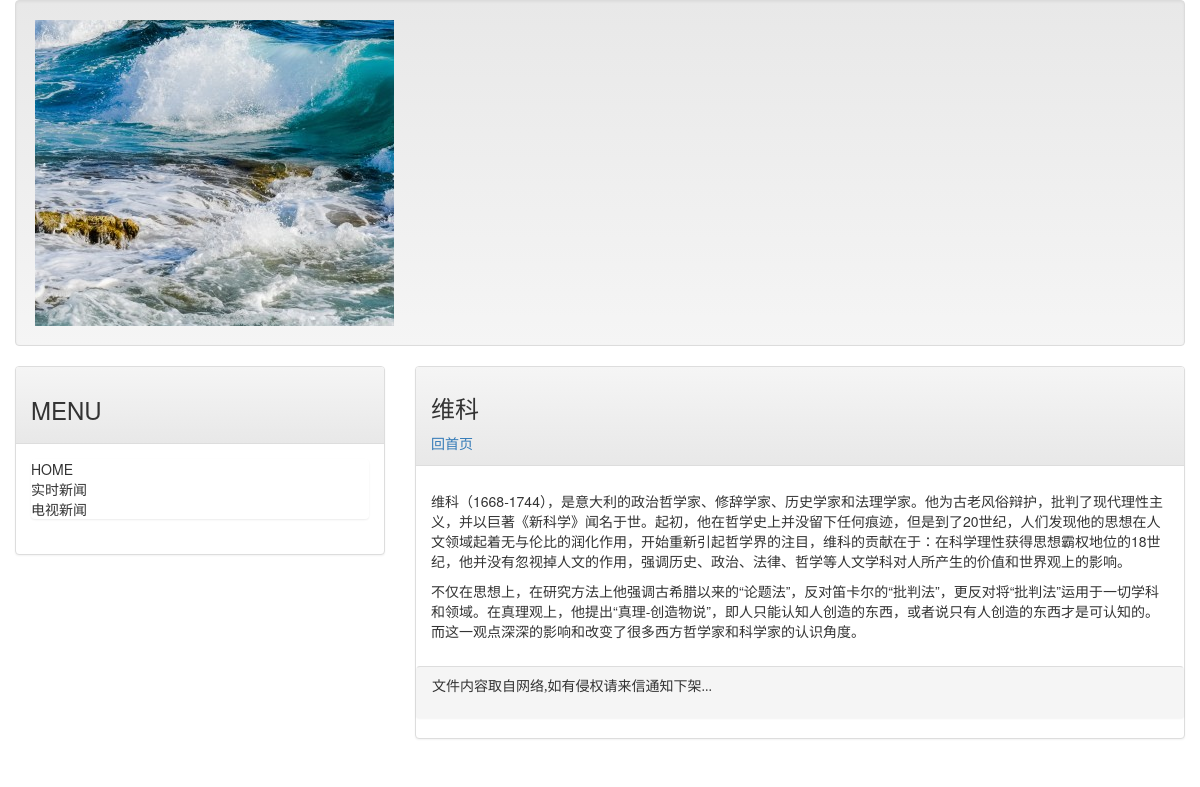
Page /post/weike on the committed database.
### mainsite/models.py (models this page shows, shortened)
class Post(models.Model):
    title = models.CharField(max_length=200)
    slug = models.CharField(max_length=200)
    body = models.TextField()
    pub_date = models.DateTimeField(default=timezone.now)
    class Meta:
        ordering = ('-pub_date',)

### mainsite/views.py (the view)
# urls.py: url(r'^post/(\w+)$', showpost),
def showpost(request,slug):
    template = get_template('post.html')
    try:
        post = Post.objects.get(slug=slug)
        if post != None:
            html = template.render(locals())
            return HttpResponse(html)
    except:
        return redirect('/')

### templates/post.html (shortened to what this page needs)
{% extends 'base.html' %}
{% load markdown_deux_tags %}
{% block headmessage %}
    <h3 style='font-family:微软雅黑;'>{{ post.title }}</h3>
    <a style='font-family:微软雅黑;' href='/'>回首页</a></h3>
{% endblock %}
{% block content %}
    <p style='font-family:微软雅黑;font-size:12pt;font-weight:bold;'>
     {{ post.body | markdown }}
    </p>
{% endblock %}

### rows in the picture
Post: title "维科", body "维科（1668-1744），是意大利的政治哲学家、修辞学家、历史学家和法理学家。他为古老风俗辩护，批判了现代理性主义，并以巨著《新科学》闻名于世。起初，他在哲学史上并没留下任何痕迹，但是到了20世纪，人们发现他的思想在人文领域起着无与伦比的润化作用，开始重新引起哲学界的注目，维科的贡献在于：在科学理性获得思想霸权地位的18世纪，他并没有忽视掉人文的作用，强调历史、政治、法律、哲学等人文学科对人所产生的价值和世界观上的影响。 不仅在思想上，在研究方法上他强调古希腊以来的“论题法”，反对笛卡尔的“批判法”，更反对将“批判法”运用于一切学科和领域。在真理观上，他提出“真理-创造物说”，即人只能认知人创造的东西，或者说只有人创造的东西才是可认知的。而这一观点深深的影响和改变了很多西方哲学家和科学家的认识角度。"
